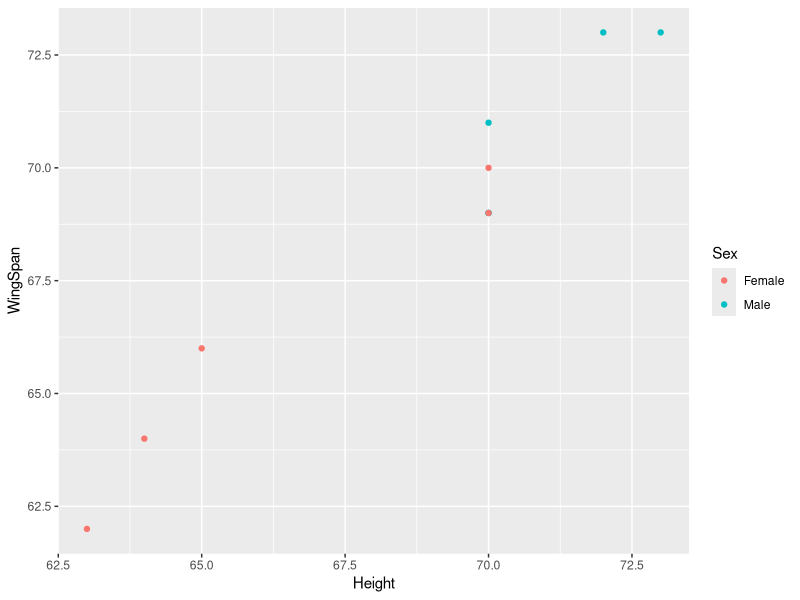

This figure's R source:
# Class data 

Height <- c(70, 70, 72, 70, 73, 63, 65, 70, 64, 70)
WingSpan <- c(69, 69, 73, 71, 73, 62, 66, 69, 64, 70)
Sex <- c(rep("Male", 5), rep("Female", 5))
Name <- c("Tanner", "Kory", "Chandler", "Elliot", "Eddie",
          "Emma", "Jacqueline", "Catherine", "Andi", "Emily")
DF <- data.frame(Name = Name, Height = Height, WingSpan = WingSpan, Sex = Sex)
rm(Name, Height, WingSpan, Sex)

# Graph

library(ggplot2)
ggplot(data = DF, aes(x = Height, y = WingSpan, color = Sex )) + 
  geom_point()

# 
library(dplyr)
Res <- DF %>%
  group_by(Sex) %>%
  summarize(MH = mean(Height), SH = sd(Height))
Res